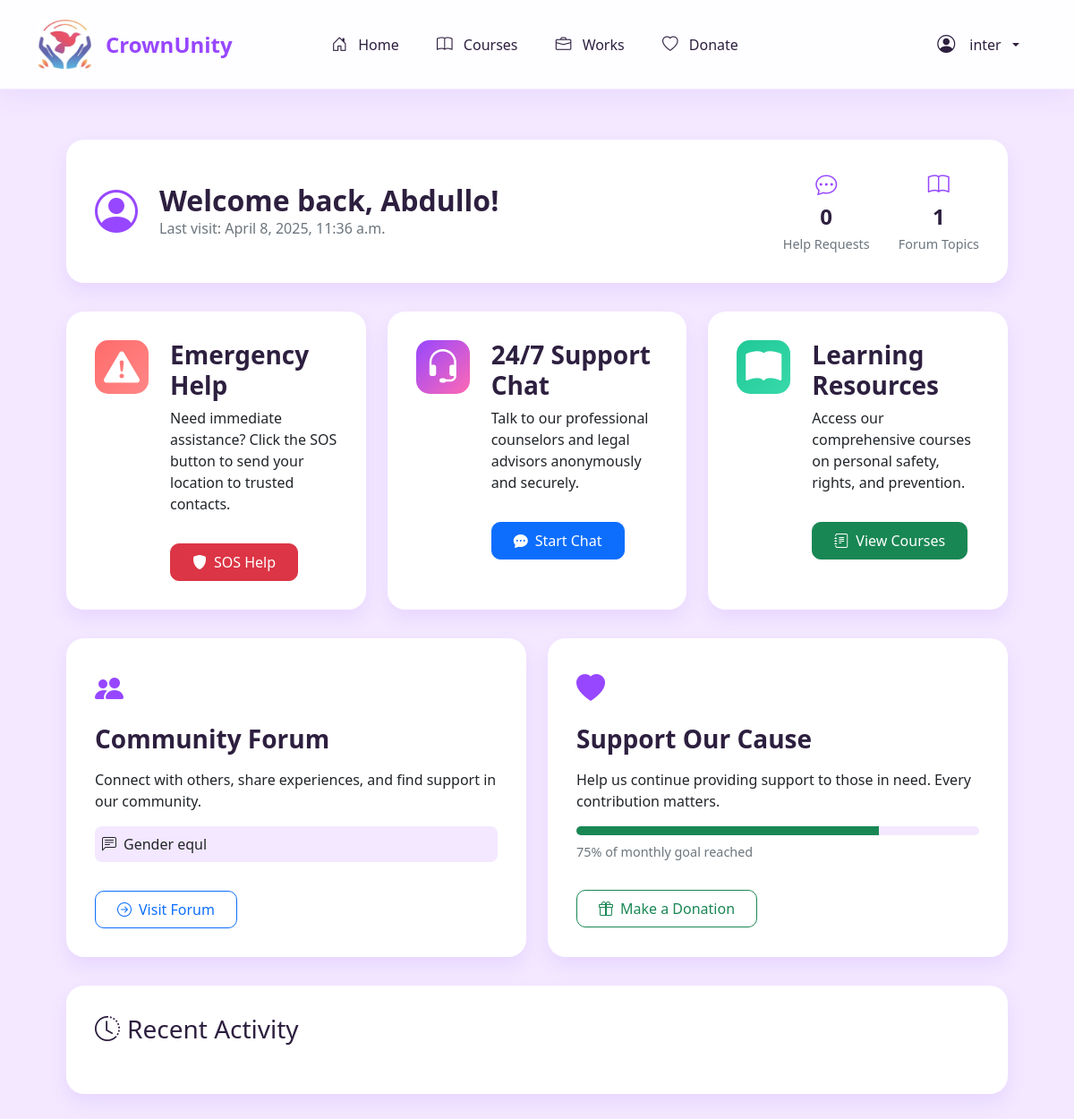
The app's page /home/ (signed in) with its own data.
### gender/models.py (models this page shows)
class User(AbstractUser):
    ROLES = (
        ('admin', 'Administrator'),
        ('user', 'User'),
        ('volunteer', 'Volunteer'),
        ('donor', 'Donor'),
    )
    phone = models.CharField(max_length=20, blank=True)
    role = models.CharField(max_length=10, choices=ROLES, default='user')
    registration_date = models.DateTimeField(default=timezone.now)

class ForumTopic(models.Model):
    author = models.ForeignKey(User, on_delete=models.CASCADE)
    title = models.CharField(max_length=200)
    content = models.TextField()
    creation_date = models.DateTimeField(auto_now_add=True)
    replies_count = models.IntegerField(default=0)

### gender/views.py (the view)
# urls.py: path('home/', HomeView.as_view(), name='home'),
class HomeView(LoginRequiredMixin, TemplateView):
    template_name = 'gender/home.html'
    def get_context_data(self, **kwargs):
        context = super().get_context_data(**kwargs)
        context['help_requests'] = HelpRequest.objects.filter(user=self.request.user).order_by('-created_at')[:5]
        context['forum_topics'] = ForumTopic.objects.order_by('-creation_date')[:5]
        return context

### gender/templates/gender/home.html (shortened to what this page needs)
{% extends 'gender/base.html' %}
{% load static %}
{% block content %}
<div class="dashboard-container">
    <div class="welcome-section">
        <div class="user-welcome">
            <div class="user-avatar">
                <i class="bi bi-person-circle"></i>
            </div>
            <div class="welcome-text">
                <h2>Welcome back, {{ user.first_name|default:user.username }}!</h2>
                <p class="last-visit">Last visit: {% now "F j, Y, g:i a" %}</p>
            </div>
        </div>
        <div class="quick-stats">
            <div class="stat-item">
                <i class="bi bi-chat-dots"></i>
                <span class="stat-number">{{ help_requests.count }}</span>
                <span class="stat-label">Help Requests</span>
            </div>
            <div class="stat-item">
                <i class="bi bi-book"></i>
                <span class="stat-number">{{ forum_topics.count }}</span>
                <span class="stat-label">Forum Topics</span>
            </div>
        </div>
    </div>
    <div class="action-cards">
        <div class="action-card emergency">
            <div class="card-icon">
                <i class="bi bi-exclamation-triangle-fill"></i>
            </div>
            <div class="card-content">
                <h3>Emergency Help</h3>
                <p>Need immediate assistance? Click the SOS button to send your location to trusted contacts.</p>
                <a href="{% url 'help_request' %}" class="btn btn-danger action-button">
                    <i class="bi bi-shield-fill"></i>SOS Help
                </a>
            </div>
        </div>
        <div class="action-card support">
            <div class="card-icon">
                <i class="bi bi-headset"></i>
            </div>
            <div class="card-content">
                <h3>24/7 Support Chat</h3>
                <p>Talk to our professional counselors and legal advisors anonymously and securely.</p>
                <a href="{% url 'chat' %}" class="btn btn-primary action-button">
                    <i class="bi bi-chat-dots-fill"></i>Start Chat
                </a>
            </div>
        </div>
        <div class="action-card education">
            <div class="card-icon">
                <i class="bi bi-book-fill"></i>
            </div>
            <div class="card-content">
                <h3>Learning Resources</h3>
                <p>Access our comprehensive courses on personal safety, rights, and prevention.</p>
                <a href="{% url 'courses' %}" class="btn btn-success action-button">
                    <i class="bi bi-journal-text"></i>View Courses
                </a>
            </div>
        </div>
    </div>
    <div class="services-grid">
        <div class="service-card forum">
            <div class="service-icon">
                <i class="bi bi-people-fill"></i>
            </div>
            <div class="service-content">
                <h3>Community Forum</h3>
                <p>Connect with others, share experiences, and find support in our community.</p>
                <div class="forum-preview">
                    {% for topic in forum_topics %}
                    <div class="forum-item">
                        <i class="bi bi-chat-left-text"></i>
                        <span>{{ topic.title }}</span>
                    </div>
                    {% endfor %}
                </div>
                <a href="{% url 'forum_list' %}" class="btn btn-outline-primary service-button">
                    <i class="bi bi-arrow-right-circle"></i>Visit Forum
                </a>
            </div>
        </div>
        <div class="service-card donate">
            <div class="service-icon">
                <i class="bi bi-heart-fill"></i>
            </div>
            <div class="service-content">
                <h3>Support Our Cause</h3>
                <p>Help us continue providing support to those in need. Every contribution matters.</p>
                <div class="donation-progress">
                    <div class="progress">
                        <div class="progress-bar bg-success" role="progressbar" style="width: 75%"></div>
                    </div>
                    <span class="progress-text">75% of monthly goal reached</span>
                </div>
                <a href="{% url 'donate' %}" class="btn btn-outline-success service-button">
                    <i class="bi bi-gift"></i>Make a Donation
                </a>
            </div>
        </div>
    </div>
    <div class="recent-activity">
        <h3><i class="bi bi-clock-history"></i>Recent Activity</h3>
    </div>
</div>
{% endblock %}

### gender/templates/gender/base.html (shortened to what this page needs)
<!DOCTYPE html>
<html lang="en">
<head>
    {% load static %}
    {% load django_bootstrap5 %}
    {% bootstrap_css %}
    <link rel="stylesheet" href="https://cdn.jsdelivr.net/npm/bootstrap-icons@1.11.3/font/bootstrap-icons.min.css">
</head>
<body>
    <nav class="navbar navbar-expand-lg">
        <div class="container">
            <a class="navbar-brand" href="{% url 'landing' %}">
                <img style="height:55px;width: 60px;" src="{% static "gender/logo.jpg" %}" alt="">
                <p> </p>CrownUnity
            </a>
            <div class="collapse navbar-collapse" id="navbarNav">
                {% if user.is_authenticated %}
                <ul class="navbar-nav">
                    <li class="nav-item">
                        <a class="nav-link" href="{% url 'home' %}">
                            <i class="bi bi-house-door"></i> Home
                        </a>
                    </li>
                    <li class="nav-item">
                        <a class="nav-link {% if request.resolver_match.url_name == 'courses' %}active{% endif %}"
                           href="{% url 'courses' %}">
                            <i class="bi bi-book"></i> Courses
                        </a>
                    </li>
                    <li class="nav-item">
                        <a class="nav-link {% if request.resolver_match.url_name == 'work_list' %}active{% endif %}"
                           href="{% url 'work_list' %}">
                            <i class="bi bi-briefcase"></i> Works
                        </a>
                    </li>
                    <li class="nav-item">
                        <a class="nav-link" href="{% url 'donate' %}">
                            <i class="bi bi-heart"></i> Donate
                        </a>
                    </li>
                </ul>
                {% endif %}
                <div class="nav-auth-buttons">
                    {% if user.is_authenticated %}
                        <div class="nav-item dropdown profile-dropdown">
                            <a class="nav-link dropdown-toggle" href="#" id="navbarDropdown" role="button" data-bs-toggle="dropdown" aria-expanded="false">
                                <i class="bi bi-person-circle fs-5"></i>
                                <span>{{ user.username }}</span>
                            </a>
                        </div>
                    {% endif %}
                </div>
            </div>
        </div>
    </nav>
    <div class="container mt-4">
        {% block content %}{% endblock %}
    </div>
</body>
</html>

### gender/templates/gender/base.html (style rules this page uses)
:root { --primary-purple: #9747FF; --secondary-purple: #B07CFF; --light-purple: #F3E8FF; --accent-pink: #FF69B4; --text-dark: #2D1F3F; }
body { font-family: 'Segoe UI', system-ui, -apple-system, sans-serif; background-color: var(--light-purple); min-height: 100vh; top: 0 !important; }
.navbar { background: rgba(255, 255, 255, 0.9) !important; backdrop-filter: blur(10px); box-shadow: 0 4px 30px rgba(151, 71, 255, 0.1); border-bottom: 1px solid rgba(151, 71, 255, 0.1); padding: 1.5rem 0; transition: all 0.3s ease; position: relative; z-index: 1000; height: 100px; }
.navbar-brand { font-weight: 700; font-size: 1.5rem; color: var(--primary-purple) !important; display: flex; align-items: center; gap: 0.5rem; transition: all 0.3s ease; }
.nav-link { color: var(--text-dark) !important; font-weight: 500; padding: 0.5rem 1rem; border-radius: 10px; transition: all 0.3s ease; margin: 0 0.2rem; }
.nav-link i { margin-right: 0.5rem; font-size: 1.1rem; }
.nav-auth-buttons { margin-left: auto; display: flex; align-items: center; gap: 10px; position: relative; }
.profile-dropdown { position: relative; }
.profile-dropdown .nav-link { display: flex; align-items: center; gap: 0.5rem; padding: 0.5rem 1rem; border-radius: 50px; transition: all 0.3s ease; }
.navbar-nav { margin: 0 auto; display: flex; gap: 20px; }
.nav-item { display: flex; align-items: center; }
.navbar-brand { animation: fadeIn 0.5s ease-out; }
.nav-link { animation: slideIn 0.5s ease-out; animation-fill-mode: both; }
.nav-item:nth-child(1) .nav-link { animation-delay: 0.1s; }
.nav-item:nth-child(2) .nav-link { animation-delay: 0.2s; }
.nav-item:nth-child(3) .nav-link { animation-delay: 0.3s; }
.nav-item:nth-child(4) .nav-link { animation-delay: 0.4s; }

### records on screen
User: username "inter", first_name "Abdullo"
ForumTopic: title "Gender equl"

### other values on screen
{{ help_requests.count }} "0"
{{ forum_topics.count }} "1"
